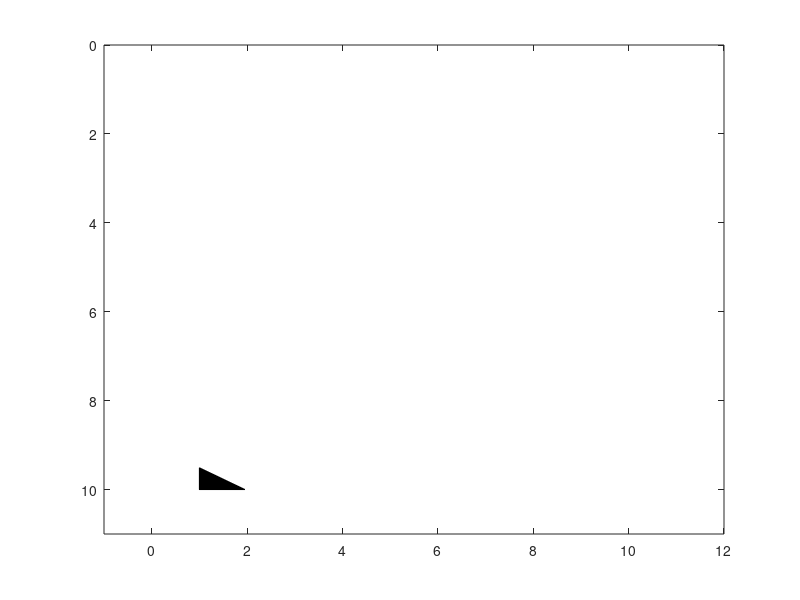

Recreate this plot in MATLAB. (Note: this script raises an error after producing the figure.)
function wigb (a,scal,x,z,amx)

if nargin == 0, nx=10;nz=10; a = rand(nz,nx)-0.5; end

[nz,nx]=size(a);

trmx= max(abs(a));
if (nargin <= 4); amx=mean(trmx);  end
if (nargin <= 2); x=[1:nx]; z=[1:nz]; end
if (nargin <= 1); scal =1; end

if nx <= 1; disp(' ERR:PlotWig: nx has to be more than 1');return;end

 % take the average as dx
	dx1 = abs(x(2:nx)-x(1:nx-1));
 	dx = median(dx1);

 dz=z(2)-z(1);
 xmx=max(max(a)); xmn=min(min(a)); 

 if scal == 0; scal=1; end
 a = a * dx /amx; 
 a = a * scal;

 fprintf(' PlotWig: data range [%f, %f], plotted max %f \n',xmn,xmx,amx);
 
% set display range 
x1=min(x)-2.0*dx; x2=max(x)+2.0*dx;
z1=min(z)-dz; z2=max(z)+dz;
 
set(gca,'NextPlot','add','Box','on', ...
  'XLim', [x1 x2], ...
  'YDir','reverse', ...
  'YLim',[z1 z2]);
 

	fillcolor = [0 0 0];
	linecolor = [0 0 0];
	linewidth = 0.1;

	z=z'; 	% input as row vector
	zstart=z(1);
	zend  =z(nz);

for i=1:nx,
   
  if trmx(i) ~= 0;    % skip the zero traces
	tr=a(:,i); 	% --- one scale for all section
  	s = sign(tr) ;
  	i1= find( s(1:nz-1) ~= s(2:nz) );	% zero crossing points
	npos = length(i1);


	%12/7/97 
	zadd = i1 + tr(i1) ./ (tr(i1) - tr(i1+1)); %locations with 0 amplitudes
	aadd = zeros(size(zadd));

	[zpos,vpos] = find(tr >0);
	[zz,iz] = sort([zpos; zadd]); 	% indices of zero point plus positives
	aa = [tr(zpos); aadd];
	aa = aa(iz);

	% be careful at the ends
		if tr(1)>0	
            a0=0; z0=1.00;
		else		
            a0=0; z0=zadd(1);
		end

		if tr(nz)>0
            a1=0; z1=nz; 
		else 	
            a1=0; z1=max(zadd);
		end
			
	zz = [z0; zz; z1; z0];
 	aa = [a0; aa; a1; a0];
		
	zzz = zstart + zz*dz -dz;

	patch( aa+x(i) , zzz,  fillcolor);

	line( 'Color',[1 1 1],'EraseMode','background',  ...
         'Xdata', x(i)+[0 0], 'Ydata',[zstart zend]); % remove zero line

	line( 'Color',linecolor,'EraseMode','background',  ...
	 'LineWidth',linewidth, ...
	 'Xdata', tr+x(i), 'Ydata',z);	% negatives line

   else % zeros trace
	line( 'Color',linecolor,'EraseMode','background',  ...
	 'LineWidth',linewidth, ...
         'Xdata', [x(i) x(i)], 'Ydata',[zstart zend]);
   end
end
